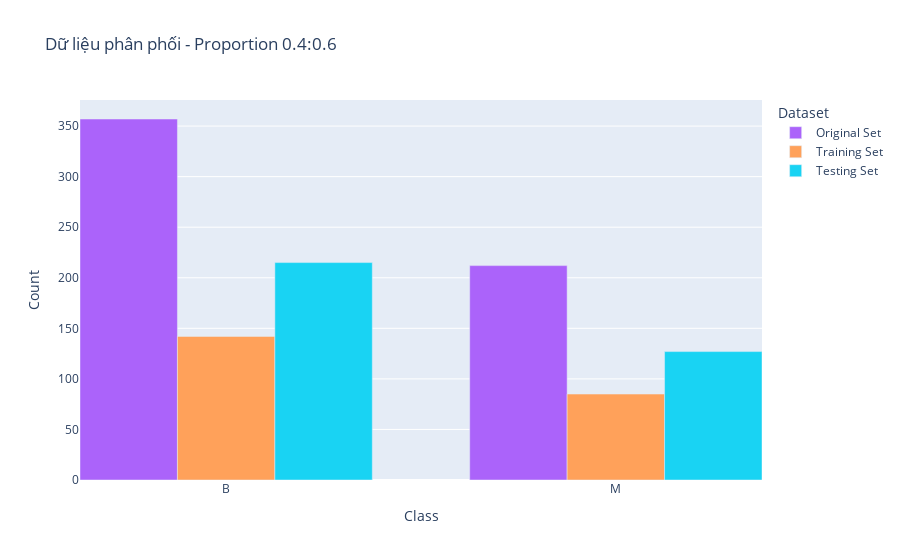
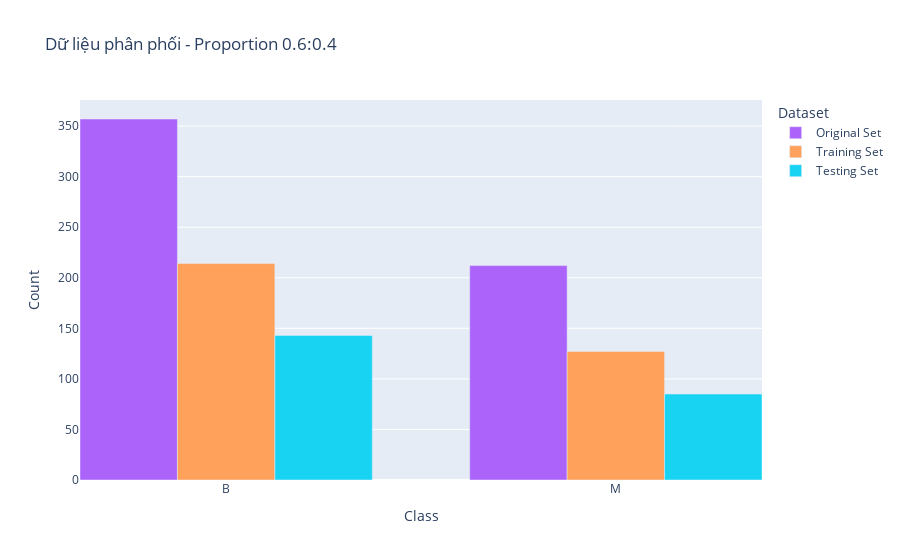
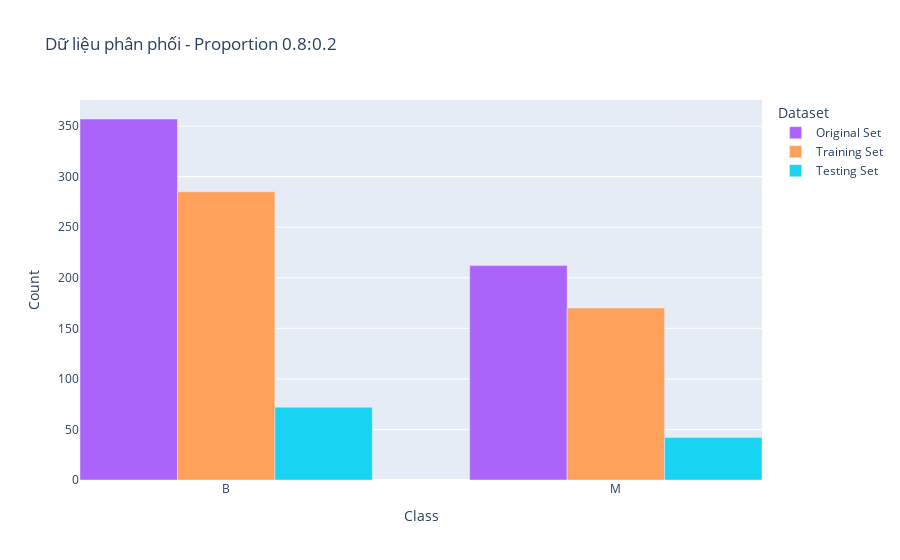
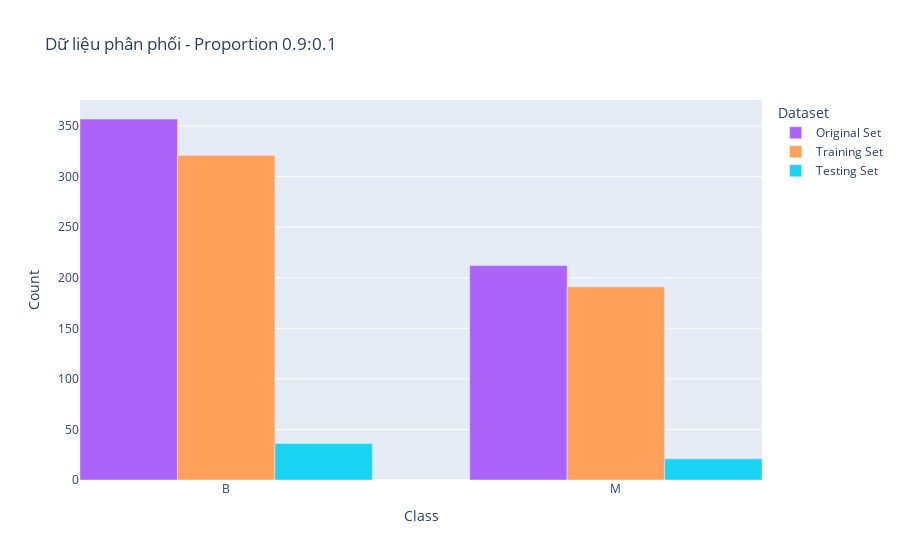

Here is the notebook cell these charts were saved with, in order:
### Markdown cell above
### 1.2 Visualize Class Distributions

### Code cell
def visualize_distribution(datasets, proportions, labels, show_percentage=False, title="Dữ liệu phân phối", custom_colors=None):
    labels = labels.flatten() if labels.ndim > 1 else labels
    unique_labels = np.unique(labels)
    original_counts = pd.Series(labels).value_counts().reindex(unique_labels, fill_value=0).values

    colors = custom_colors or px.colors.qualitative.Plotly
    bar_width = 0.25

    for i, (train_size, test_size) in enumerate(proportions):
        _, _, train_labels, test_labels = datasets[i]
        train_labels = train_labels.flatten() if train_labels.ndim > 1 else train_labels
        test_labels = test_labels.flatten() if test_labels.ndim > 1 else test_labels

        train_counts = pd.Series(train_labels).value_counts().reindex(unique_labels, fill_value=0).values
        test_counts = pd.Series(test_labels).value_counts().reindex(unique_labels, fill_value=0).values

        if show_percentage:
            total_labels = len(labels)
            train_counts, test_counts, original_counts = train_counts / len(train_labels) * 100, test_counts / len(test_labels) * 100, original_counts / total_labels * 100

        x_positions = np.arange(len(unique_labels))

        fig = go.Figure()
        fig.add_trace(go.Bar(x=x_positions - bar_width, y=original_counts, name="Original Set", marker_color=colors[3], width=bar_width))
        fig.add_trace(go.Bar(x=x_positions, y=train_counts, name="Training Set", marker_color=colors[4], width=bar_width))
        fig.add_trace(go.Bar(x=x_positions + bar_width, y=test_counts, name="Testing Set", marker_color=colors[5], width=bar_width))

        fig.update_layout(
            title=f"{title} - Proportion {train_size}:{test_size}",
            xaxis=dict(title="Class", tickvals=x_positions, ticktext=unique_labels),
            yaxis=dict(title="Percentage" if show_percentage else "Count"),
            barmode="group", legend_title_text="Dataset"
        )
        fig.show()

# Gọi hàm
visualize_distribution(datasets, split_ratios, labels_data)

### Figure 1 — Plotly figure (JSON) as saved in the notebook; plotly's stock layout.template omitted (floating-point values rounded to 4 significant figures)
{"data": [{"marker": {"color": "#AB63FA"}, "name": "Original Set", "type": "bar", "width": 0.25, "x": [-0.25, 0.75], "y": [357, 212]}, {"marker": {"color": "#FFA15A"}, "name": "Training Set", "type": "bar", "width": 0.25, "x": [0, 1], "y": [142, 85]}, {"marker": {"color": "#19D3F3"}, "name": "Testing Set", "type": "bar", "width": 0.25, "x": [0.25, 1.25], "y": [215, 127]}], "layout": {"barmode": "group", "legend": {"title": {"text": "Dataset"}}, "title": {"text": "Dữ liệu phân phối - Proportion 0.4:0.6"}, "xaxis": {"ticktext": ["B", "M"], "tickvals": [0, 1], "title": {"text": "Class"}}, "yaxis": {"title": {"text": "Count"}}}}

### Figure 2 — Plotly figure (JSON) as saved in the notebook; plotly's stock layout.template omitted (floating-point values rounded to 4 significant figures)
{"data": [{"marker": {"color": "#AB63FA"}, "name": "Original Set", "type": "bar", "width": 0.25, "x": [-0.25, 0.75], "y": [357, 212]}, {"marker": {"color": "#FFA15A"}, "name": "Training Set", "type": "bar", "width": 0.25, "x": [0, 1], "y": [214, 127]}, {"marker": {"color": "#19D3F3"}, "name": "Testing Set", "type": "bar", "width": 0.25, "x": [0.25, 1.25], "y": [143, 85]}], "layout": {"barmode": "group", "legend": {"title": {"text": "Dataset"}}, "title": {"text": "Dữ liệu phân phối - Proportion 0.6:0.4"}, "xaxis": {"ticktext": ["B", "M"], "tickvals": [0, 1], "title": {"text": "Class"}}, "yaxis": {"title": {"text": "Count"}}}}

### Figure 3 — Plotly figure (JSON) as saved in the notebook; plotly's stock layout.template omitted (floating-point values rounded to 4 significant figures)
{"data": [{"marker": {"color": "#AB63FA"}, "name": "Original Set", "type": "bar", "width": 0.25, "x": [-0.25, 0.75], "y": [357, 212]}, {"marker": {"color": "#FFA15A"}, "name": "Training Set", "type": "bar", "width": 0.25, "x": [0, 1], "y": [285, 170]}, {"marker": {"color": "#19D3F3"}, "name": "Testing Set", "type": "bar", "width": 0.25, "x": [0.25, 1.25], "y": [72, 42]}], "layout": {"barmode": "group", "legend": {"title": {"text": "Dataset"}}, "title": {"text": "Dữ liệu phân phối - Proportion 0.8:0.2"}, "xaxis": {"ticktext": ["B", "M"], "tickvals": [0, 1], "title": {"text": "Class"}}, "yaxis": {"title": {"text": "Count"}}}}

### Figure 4 — Plotly figure (JSON) as saved in the notebook; plotly's stock layout.template omitted (floating-point values rounded to 4 significant figures)
{"data": [{"marker": {"color": "#AB63FA"}, "name": "Original Set", "type": "bar", "width": 0.25, "x": [-0.25, 0.75], "y": [357, 212]}, {"marker": {"color": "#FFA15A"}, "name": "Training Set", "type": "bar", "width": 0.25, "x": [0, 1], "y": [321, 191]}, {"marker": {"color": "#19D3F3"}, "name": "Testing Set", "type": "bar", "width": 0.25, "x": [0.25, 1.25], "y": [36, 21]}], "layout": {"barmode": "group", "legend": {"title": {"text": "Dataset"}}, "title": {"text": "Dữ liệu phân phối - Proportion 0.9:0.1"}, "xaxis": {"ticktext": ["B", "M"], "tickvals": [0, 1], "title": {"text": "Class"}}, "yaxis": {"title": {"text": "Count"}}}}
